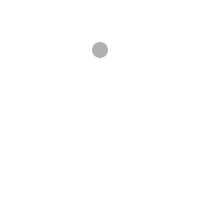
Frame 1 (no input)
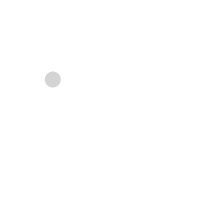
Frame 60 (the mouse pressed at the canvas centre just before this capture)
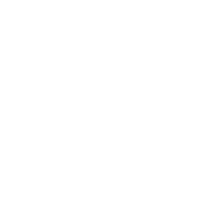
Frame 120 (the mouse held since frame 60 and released just before this capture)

The Processing sketch that drew these frames (run headless with seeded random() and noise(); from frame 60 on, the mouse is pressed at the canvas centre):

// Processing sketch: e01
// ── e01.pde
Particle particle;

void setup() {
  size(200,200);
  particle = new Particle();
}

void draw() {
  background(255);
  particle.display();
  
  if (particle.isDead())
    println("dead");
  
  PVector gravity = new PVector(0,0.05);
  particle.applyForce(gravity);
  particle.update();
}

class Particle {
  
  PVector location = new PVector(width/2,50);
  PVector velocity = new PVector(-0.8,-1);
  PVector acceleration = new PVector(0,0);
  
  float lifespan = 255;
  
  void display() {
    noStroke();
    fill(175,lifespan);
    ellipse(location.x,location.y,16,16);
  }
  
  void applyForce(PVector force) {
    acceleration.add(force);
  }
  
  void update() {
    velocity.add(acceleration);
    location.add(velocity);
    acceleration = new PVector(0,0);
    
    lifespan -= 2;
  }
  
  boolean isDead() {
    return lifespan < 0;
  }
}
